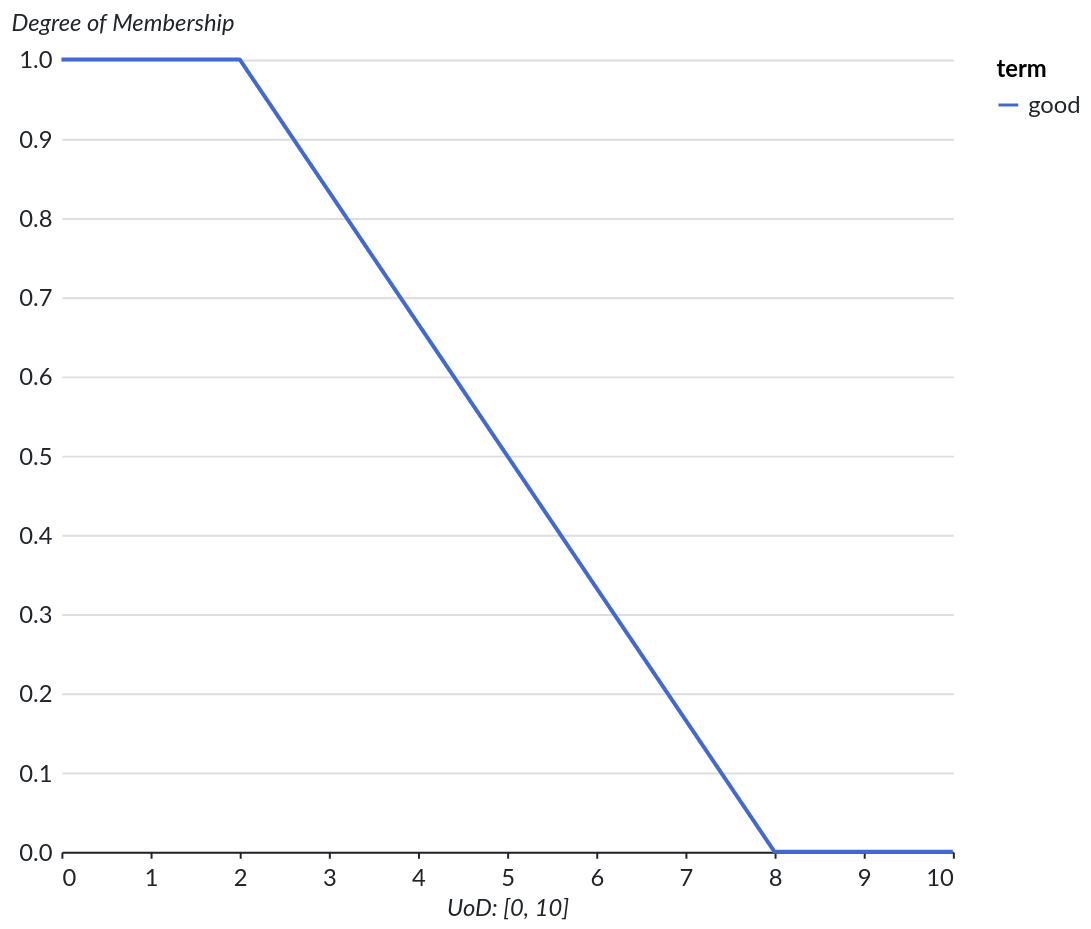

The cell this chart's notebook holds for it:
### Markdown cell above
## Piecewise Linear Functions

### Z-shaped

### Code cell
plot_fuzzy_set(
    mf=MFTrapezoidal(a=2, b=2, c=2, d=8),
    term="good",
    uod=(0, 10),
)

### Figure 1 — Vega-Lite specification as saved in the notebook (floating-point values rounded to 4 significant figures; data arrays with more than 128 entries replaced by an {"elided": "..."} marker saying what was removed)
{"background": "#ffffff", "config": {"title": {"anchor": "start", "font": "Lato", "color": "#212529", "fontSize": 20, "fontStyle": "normal", "subtitleFontSize": 16, "subtitleColor": "#212529", "fontWeight": 700, "subtitleFontWeight": 400, "subtitleFontStyle": "italic", "dy": -20}, "legend": {"labelFont": "Lato", "labelFontSize": 12, "labelColor": "#212529", "padding": 0, "titleFontSize": 12, "titleFont": "Lato", "titleAnchor": "start", "titleFontWeight": 700}, "axis": {"titleFontSize": 12, "titleFontStyle": "italic", "titleFontWeight": 400, "titleFont": "Lato", "titleColor": "#212529", "labelFontSize": 12, "labelFont": "Lato", "labelColor": "#212529", "labelFontWeight": 400, "labelPadding": 5}, "axisY": {"domain": false, "grid": true, "grid_color": "#dee2e6", "gridWidth": 1, "ticks": false, "titleAngle": 0, "titleAlign": "left", "titleY": -12}, "axisX": {"domain": true, "domainColor": "#212529", "domainWidth": 1, "grid": false, "labelAngle": 0, "ticks": true, "tickColor": "#212529", "tickSize": 3}, "facet": {"spacing": 50}, "headerColumn": {"title": null, "titleFontSize": 14, "titleFontWeight": 700, "titleFont": "Lato", "labelAnchor": "middle", "labelFontSize": 12, "labelFontWeight": 700, "labelFont": "Lato"}, "headerRow": {"labelFont": "Lato", "labelFontSize": 12, "labelAngle": 0, "labelAlign": "left", "labelAnchor": "middle", "labelFontWeight": 700, "labelPadding": 25, "titleFont": "Lato", "titleFontSize": 14, "titleFontWeight": 700, "titleAngle": 0, "orient": "left", "title": null}, "area": {"fill": "#b6377a"}, "circle": {"fill": "#b6377a"}, "line": {"stroke": "#b6377a"}, "rule": {"stroke": "#212529"}, "path": {"stroke": "#b6377a"}, "point": {"stroke": "#b6377a"}, "rect": {"fill": "#b6377a"}, "shape": {"stroke": "#b6377a"}, "symbol": {"fill": "#b6377a"}, "bar": {"fill": "#b6377a"}, "view": {"stroke": "transparent"}, "range": {"category": {"scheme": "observable10"}, "diverging": {"scheme": "spectral"}, "heatmap": {"scheme": "magma"}, "ramp": {"scheme": "cividis"}, "ordinal": {"scheme": "lighttealblue"}}}, "data": {"name": "data-e3dd3802001402ccdf97245f2c9735a9"}, "mark": {"type": "line"}, "encoding": {"color": {"field": "term", "type": "nominal"}, "x": {"field": "x", "title": "UoD: [0, 10]", "type": "quantitative"}, "y": {"field": "membership", "title": "Degree of Membership", "type": "quantitative"}}, "height": 400, "width": 450, "$schema": "https://vega.github.io/schema/vega-lite/v6.1.0.json", "datasets": {"data-e3dd3802001402ccdf97245f2c9735a9": {"elided": "1000 records"}}}
